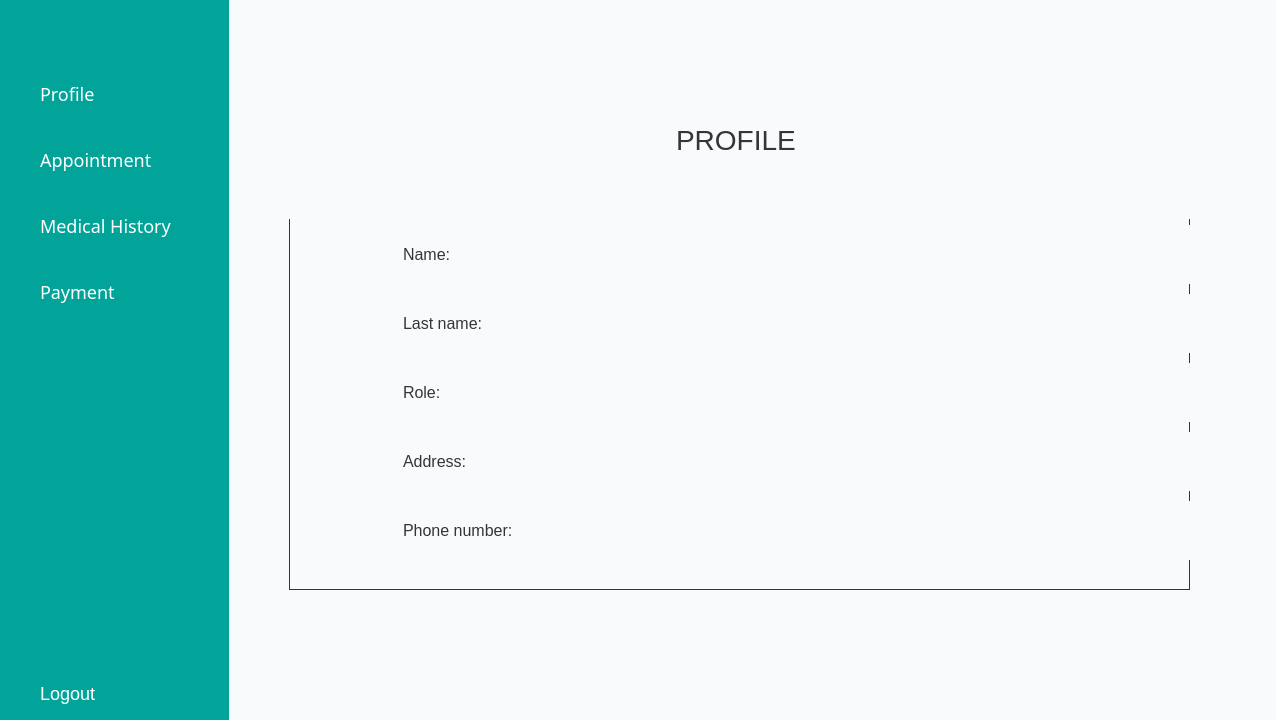
<?xml version="1.0" encoding="UTF-8"?>
<ui version="4.0">
 <class>MainWindow</class>
 <widget class="QMainWindow" name="MainWindow">
  <property name="geometry">
   <rect>
    <x>0</x>
    <y>0</y>
    <width>1276</width>
    <height>720</height>
   </rect>
  </property>
  <property name="windowTitle">
   <string>MainWindow</string>
  </property>
  <widget class="QWidget" name="centralwidget">
   <property name="styleSheet">
    <string notr="true">font: 13pt &quot;Osaka&quot;;</string>
   </property>
   <widget class="QWidget" name="widget_2" native="true">
    <property name="geometry">
     <rect>
      <x>230</x>
      <y>0</y>
      <width>1051</width>
      <height>721</height>
     </rect>
    </property>
    <property name="styleSheet">
     <string notr="true">background-color: #F8FAFC;
color: #353535;</string>
    </property>
    <layout class="QGridLayout" name="gridLayout_2">
     <item row="0" column="0">
      <widget class="QStackedWidget" name="stackedWidget">
       <property name="currentIndex">
        <number>0</number>
       </property>
       <widget class="QWidget" name="page">
        <layout class="QGridLayout" name="gridLayout">
         <item row="0" column="0">
          <widget class="QWidget" name="widget_3" native="true">
           <property name="styleSheet">
            <string notr="true"/>
           </property>
           <widget class="QWidget" name="profile_widget" native="true">
            <property name="geometry">
             <rect>
              <x>50</x>
              <y>80</y>
              <width>901</width>
              <height>501</height>
             </rect>
            </property>
            <property name="font">
             <font>
              <family>Osaka</family>
              <pointsize>-1</pointsize>
              <weight>50</weight>
              <italic>false</italic>
              <bold>false</bold>
             </font>
            </property>
            <property name="styleSheet">
             <string notr="true">QWidget {
	border: 1px solid #353535;
	font: 18px;
	padding: 20px;
}
</string>
            </property>
            <layout class="QVBoxLayout" name="verticalLayout_4">
             <item>
              <widget class="QWidget" name="widget_5" native="true">
               <property name="styleSheet">
                <string notr="true">border: None;</string>
               </property>
               <widget class="QLabel" name="label_2">
                <property name="geometry">
                 <rect>
                  <x>360</x>
                  <y>0</y>
                  <width>211</width>
                  <height>101</height>
                 </rect>
                </property>
                <property name="styleSheet">
                 <string notr="true">font: 28px;
</string>
                </property>
                <property name="text">
                 <string>PROFILE</string>
                </property>
               </widget>
              </widget>
             </item>
             <item>
              <layout class="QVBoxLayout" name="verticalLayout">
               <property name="spacing">
                <number>10</number>
               </property>
               <item>
                <widget class="QLabel" name="profile_label">
                 <property name="styleSheet">
                  <string notr="true">border-style: none;
font-size: 16px;
margin-left: 90%;</string>
                 </property>
                 <property name="text">
                  <string>Name: </string>
                 </property>
                </widget>
               </item>
               <item>
                <widget class="QLabel" name="profile_label_2">
                 <property name="styleSheet">
                  <string notr="true">border-style: none;
font-size: 16px;
margin-left: 90%;</string>
                 </property>
                 <property name="text">
                  <string>Last name:</string>
                 </property>
                </widget>
               </item>
               <item>
                <widget class="QLabel" name="profile_label_3">
                 <property name="styleSheet">
                  <string notr="true">border-style: none;
font-size: 16px;
margin-left: 90%;
</string>
                 </property>
                 <property name="text">
                  <string>Role:</string>
                 </property>
                </widget>
               </item>
               <item>
                <widget class="QLabel" name="profile_label_4">
                 <property name="styleSheet">
                  <string notr="true">border-style: none;
font-size: 16px;
margin-left: 90%;</string>
                 </property>
                 <property name="text">
                  <string>Address:</string>
                 </property>
                </widget>
               </item>
               <item>
                <widget class="QLabel" name="profile_label_5">
                 <property name="styleSheet">
                  <string notr="true">border-style: none;
font-size: 16px;
margin-left: 90%;
margin-bottom: 30%;</string>
                 </property>
                 <property name="text">
                  <string>Phone number:</string>
                 </property>
                </widget>
               </item>
              </layout>
             </item>
            </layout>
           </widget>
          </widget>
         </item>
        </layout>
       </widget>
       <widget class="QWidget" name="page_2">
        <widget class="QLabel" name="appointment_page">
         <property name="geometry">
          <rect>
           <x>7</x>
           <y>35</y>
           <width>1011</width>
           <height>611</height>
          </rect>
         </property>
         <property name="styleSheet">
          <string notr="true">color: black;</string>
         </property>
         <property name="text">
          <string>Appointment</string>
         </property>
         <property name="alignment">
          <set>Qt::AlignCenter</set>
         </property>
        </widget>
       </widget>
       <widget class="QWidget" name="page_3">
        <widget class="QLabel" name="history_page">
         <property name="geometry">
          <rect>
           <x>0</x>
           <y>60</y>
           <width>1011</width>
           <height>611</height>
          </rect>
         </property>
         <property name="styleSheet">
          <string notr="true">color: black;</string>
         </property>
         <property name="text">
          <string>Medical History</string>
         </property>
         <property name="alignment">
          <set>Qt::AlignCenter</set>
         </property>
        </widget>
       </widget>
      </widget>
     </item>
    </layout>
   </widget>
   <widget class="QWidget" name="widget" native="true">
    <property name="geometry">
     <rect>
      <x>0</x>
      <y>0</y>
      <width>229</width>
      <height>721</height>
     </rect>
    </property>
    <property name="styleSheet">
     <string notr="true">background-color: #02A499;
margin: 0;

</string>
    </property>
    <layout class="QVBoxLayout" name="verticalLayout_3">
     <item>
      <widget class="QWidget" name="widget_4" native="true">
       <layout class="QHBoxLayout" name="horizontalLayout">
        <item>
         <spacer name="horizontalSpacer_2">
          <property name="orientation">
           <enum>Qt::Horizontal</enum>
          </property>
          <property name="sizeHint" stdset="0">
           <size>
            <width>64</width>
            <height>20</height>
           </size>
          </property>
         </spacer>
        </item>
        <item>
         <widget class="QLabel" name="label">
          <property name="maximumSize">
           <size>
            <width>40</width>
            <height>40</height>
           </size>
          </property>
          <property name="text">
           <string/>
          </property>
          <property name="pixmap">
           <pixmap resource="resource.qrc">:/icon2/medical-symbol (1).png</pixmap>
          </property>
          <property name="scaledContents">
           <bool>true</bool>
          </property>
          <property name="alignment">
           <set>Qt::AlignCenter</set>
          </property>
         </widget>
        </item>
        <item>
         <spacer name="horizontalSpacer_3">
          <property name="orientation">
           <enum>Qt::Horizontal</enum>
          </property>
          <property name="sizeHint" stdset="0">
           <size>
            <width>63</width>
            <height>20</height>
           </size>
          </property>
         </spacer>
        </item>
       </layout>
      </widget>
     </item>
     <item>
      <spacer name="horizontalSpacer">
       <property name="orientation">
        <enum>Qt::Horizontal</enum>
       </property>
       <property name="sizeHint" stdset="0">
        <size>
         <width>40</width>
         <height>20</height>
        </size>
       </property>
      </spacer>
     </item>
     <item>
      <layout class="QVBoxLayout" name="verticalLayout_2">
       <item>
        <widget class="QPushButton" name="pushButton_2">
         <property name="font">
          <font>
           <family>Osaka</family>
           <pointsize>-1</pointsize>
           <weight>50</weight>
           <italic>false</italic>
           <bold>false</bold>
          </font>
         </property>
         <property name="styleSheet">
          <string notr="true">QPushButton {
	color: white;
	padding: 17%;
	padding-left: 40%;
	border: none;
	text-align:left;
	font-size: 18px;
}

QPushButton:hover {
	padding: 17%;
	padding-left: 35%;
	text-align:left;
	background: #00847B;
}</string>
         </property>
         <property name="text">
          <string>Profile</string>
         </property>
         <property name="icon">
          <iconset resource="resource.qrc">
           <normaloff>:/icon2/account2.png</normaloff>:/icon2/account2.png</iconset>
         </property>
         <property name="iconSize">
          <size>
           <width>25</width>
           <height>25</height>
          </size>
         </property>
        </widget>
       </item>
       <item>
        <widget class="QPushButton" name="pushButton_3">
         <property name="font">
          <font>
           <family>Osaka</family>
           <pointsize>-1</pointsize>
           <weight>50</weight>
           <italic>false</italic>
           <bold>false</bold>
          </font>
         </property>
         <property name="styleSheet">
          <string notr="true">QPushButton {
	color: white;
	padding: 17%;
	border: none;
	padding-left: 40%;
	text-align:left;
	font-size: 18px;
}

QPushButton:hover {
	padding: 17%;
	padding-left: 35%;
	text-align:left;
	background: #00847B;
}
</string>
         </property>
         <property name="text">
          <string>Appointment</string>
         </property>
         <property name="icon">
          <iconset resource="resource.qrc">
           <normaloff>:/icon2/appointment.png</normaloff>:/icon2/appointment.png</iconset>
         </property>
         <property name="iconSize">
          <size>
           <width>25</width>
           <height>25</height>
          </size>
         </property>
        </widget>
       </item>
       <item>
        <widget class="QPushButton" name="pushButton">
         <property name="font">
          <font>
           <family>Osaka</family>
           <pointsize>-1</pointsize>
           <weight>50</weight>
           <italic>false</italic>
           <bold>false</bold>
          </font>
         </property>
         <property name="styleSheet">
          <string notr="true">QPushButton {
	color: white;
	padding: 17%;
	border: none;
	padding-left: 40%;
	text-align:left;
	font-size: 18px;
}

QPushButton:hover {
	padding: 17%;
	padding-left: 35%;
	text-align:left;
	background: #00847B;
}
</string>
         </property>
         <property name="text">
          <string>Medical History</string>
         </property>
         <property name="icon">
          <iconset resource="resource.qrc">
           <normaloff>:/icon2/history2.png</normaloff>:/icon2/history2.png</iconset>
         </property>
         <property name="iconSize">
          <size>
           <width>25</width>
           <height>25</height>
          </size>
         </property>
        </widget>
       </item>
       <item>
        <widget class="QPushButton" name="pushButton_5">
         <property name="font">
          <font>
           <family>Osaka</family>
           <pointsize>-1</pointsize>
           <weight>50</weight>
           <italic>false</italic>
           <bold>false</bold>
          </font>
         </property>
         <property name="styleSheet">
          <string notr="true">QPushButton {
	color: white;
	padding: 17%;
	border: none;
	padding-left: 40%;
	text-align:left;
	font-size: 18px;
}

QPushButton:hover {
	padding: 17%;
	padding-left: 35%;
	text-align:left;
	background: #00847B;
}
</string>
         </property>
         <property name="text">
          <string>Payment</string>
         </property>
         <property name="icon">
          <iconset resource="resource.qrc">
           <normaloff>:/icon2/bill.png</normaloff>:/icon2/bill.png</iconset>
         </property>
         <property name="iconSize">
          <size>
           <width>25</width>
           <height>25</height>
          </size>
         </property>
        </widget>
       </item>
      </layout>
     </item>
     <item>
      <spacer name="verticalSpacer">
       <property name="orientation">
        <enum>Qt::Vertical</enum>
       </property>
       <property name="sizeHint" stdset="0">
        <size>
         <width>20</width>
         <height>40</height>
        </size>
       </property>
      </spacer>
     </item>
     <item>
      <widget class="QPushButton" name="pushButton_4">
       <property name="styleSheet">
        <string notr="true">QPushButton {
	color: white;
	padding: 17%;
	border: none;
	padding-left: 40%;
	text-align:left;
	font-size: 18px;
}

QPushButton:hover {
	padding: 17%;
	padding-left: 35%;
	text-align:left;
	background: #00847B;
}</string>
       </property>
       <property name="text">
        <string>Logout</string>
       </property>
       <property name="icon">
        <iconset resource="resource.qrc">
         <normaloff>:/icon2/logout (1).png</normaloff>:/icon2/logout (1).png</iconset>
       </property>
      </widget>
     </item>
    </layout>
   </widget>
  </widget>
 </widget>
 <resources>
  <include location="resource.qrc"/>
 </resources>
 <connections/>
</ui>
